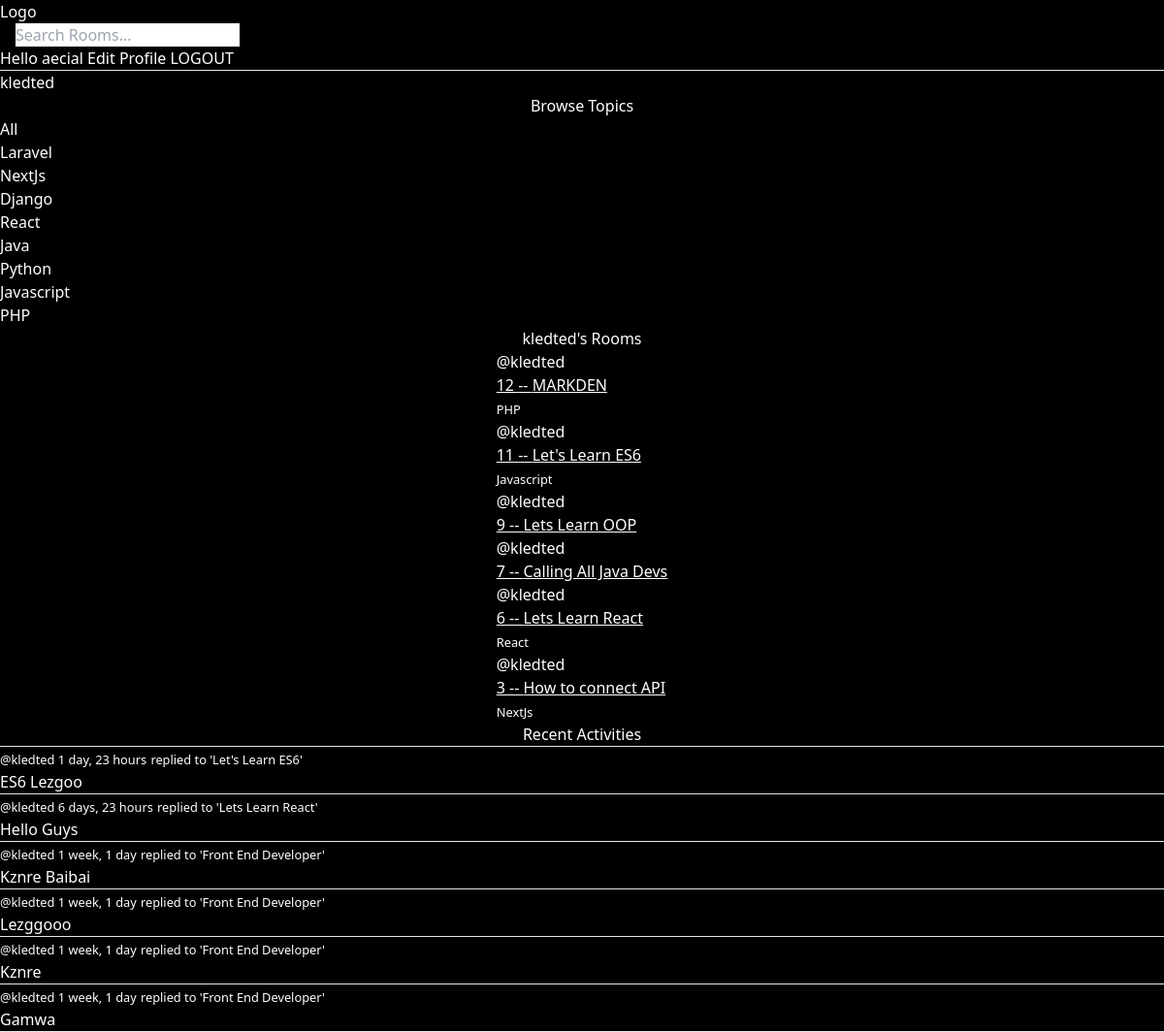
Page /profile/2/ (signed in) on the committed database.
### base/models.py (models this page shows)
class Topic(models.Model):
    name = models.CharField(max_length=200)
    def __str__(self):
        return self.name

class Room(models.Model):
    host = models.ForeignKey(User, on_delete=models.SET_NULL, null=True)
    topic = models.ForeignKey(Topic, on_delete=models.SET_NULL, null=True)
    name = models.CharField(max_length=200)
    description = models.TextField(null=True, blank=True)
    participants = models.ManyToManyField(User, related_name='participants', blank=True)
    updated = models.DateTimeField(auto_now=True)
    created = models.DateTimeField(auto_now_add=True)
    class Meta:
        ordering = ['-updated', '-created']
    def __str__(self):
        return self.name

class Message(models.Model):
    user = models.ForeignKey(User, on_delete=models.CASCADE)
    room = models.ForeignKey(Room, on_delete=models.CASCADE)
    body = models.TextField()
    updated = models.DateTimeField(auto_now=True)
    created = models.DateTimeField(auto_now_add=True)
    class Meta:
        ordering = ['-updated', '-created']
    def __str__(self):
        return self.body[0:50]

### base/views.py (the view)
# urls.py: path('profile/<str:pk>/', views.userProfile, name='profile'),
@login_required(login_url='login')
def userProfile(request, pk):
    user = User.objects.get(id=pk)
    rooms = user.room_set.all()
    room_messages = user.message_set.all()
    topics = Topic.objects.all()
    context= {'user': user, 'rooms': rooms, 'topics': topics, 'room_messages': room_messages}
    return render(request, 'base/profile.html', context)

### base/templates/base/profile.html
{% extends "main.html" %} {% block content %}
<h1>{{user.username}}</h1>
<div>
  <div>{%include 'base/topics_component.html'%}</div>
  <h2 class="text-center">{{user.username}}'s Rooms</h2>
  <div class="flex items-center justify-center">
    {%include 'base/feed_component.html'%}
  </div>
  <div>{%include 'base/activity_component.html'%}</div>
</div>
{% endblock content %}

### templates/navbar.html
<a href="/">
  <h1>Logo</h1>
</a>
<form action="" method="GET" action="{% url 'home' %}" class="text-black mx-4">
  <input type="text" name="q" id="q" placeholder="Search Rooms..." />
</form>
{% if request.user.is_authenticated %}
<a href="{% url 'profile' request.user.id %}"
  >Hello {{request.user.username}}</a
>
<a href="{%url 'update-user' %}"> Edit Profile</a>
<a href="{% url 'logout' %}">LOGOUT</a>
{% else %}
<a href="{% url 'login' %}">LOGIN</a>
{% endif %}
<hr />

### base/templates/base/topics_component.html
<h3 class="text-center">Browse Topics</h3>
<div>
  <div>
    <a href="{% url 'home' %}">All</a>
  </div>
  {% for topic in topics%}
  <div>
    <a href="{% url 'home' %}?q={{topic.name}}">{{topic}}</a>
  </div>
  {% endfor %}
</div>

### base/templates/base/feed_component.html (shortened to what this page needs)
<div>
  {% if rooms%} {% for room in rooms %}
  <div>
    <a href="{%url 'profile' room.host.id%}">@{{room.host.username}}</a>
    <a href="{% url 'room' room.id %}" class="underline">
      <h3>{{room.id}} -- {{room.name}}</h3>
    </a>
    <small>{{room.topic.name}}</small>
  </div>
  {% endfor %} {%endif%}
</div>

### base/templates/base/activity_component.html (shortened to what this page needs)
<h5 class="text-center">Recent Activities</h5>
<hr />
{% for message in room_messages %}
<div>
  <small
    ><a href="{% url 'profile' message.user.id%}">@{{message.user}}</a>
    {{message.created|timesince}}</small
  >
  <small>replied to '{{message.room}}'</small>
  <p>{{message}}</p>
  <hr />
</div>
{%endfor%}

### static/main.css (style rules this page uses)
body { background-color: red; }

### rows in the picture
Topic: name "Laravel"
Topic: name "NextJs"
Topic: name "Django"
Topic: name "React"
Topic: name "Java"
Topic: name "Python"
Topic: name "Javascript"
Topic: name "PHP"
Room: host.username "kledted", id "12", name "MARKDEN", topic.name "PHP"
Room: host.username "kledted", id "11", name "Let's Learn ES6", topic.name "Javascript"
Room: host.username "kledted", id "9", name "Lets Learn OOP"
Room: host.username "kledted", id "7", name "Calling All Java Devs"
Room: host.username "kledted", id "6", name "Lets Learn React", topic.name "React"
Room: host.username "kledted", id "3", name "How to connect API", topic.name "NextJs"
Message: user "kledted", created "1 day, 23 hours", room "Let's Learn ES6", body "ES6 Lezgoo"
Message: user "kledted", created "6 days, 23 hours", room "Lets Learn React", body "Hello Guys"
Message: user "kledted", created "1 week, 1 day", room "Front End Developer", body "Kznre Baibai"
Message: user "kledted", created "1 week, 1 day", room "Front End Developer", body "Lezggooo"
Message: user "kledted", created "1 week, 1 day", room "Front End Developer", body "Kznre"
Message: user "kledted", created "1 week, 1 day", room "Front End Developer", body "Gamwa"

### other values in the picture
{{ request.user.username }} "aecial"
{{ user.username }} "kledted"
